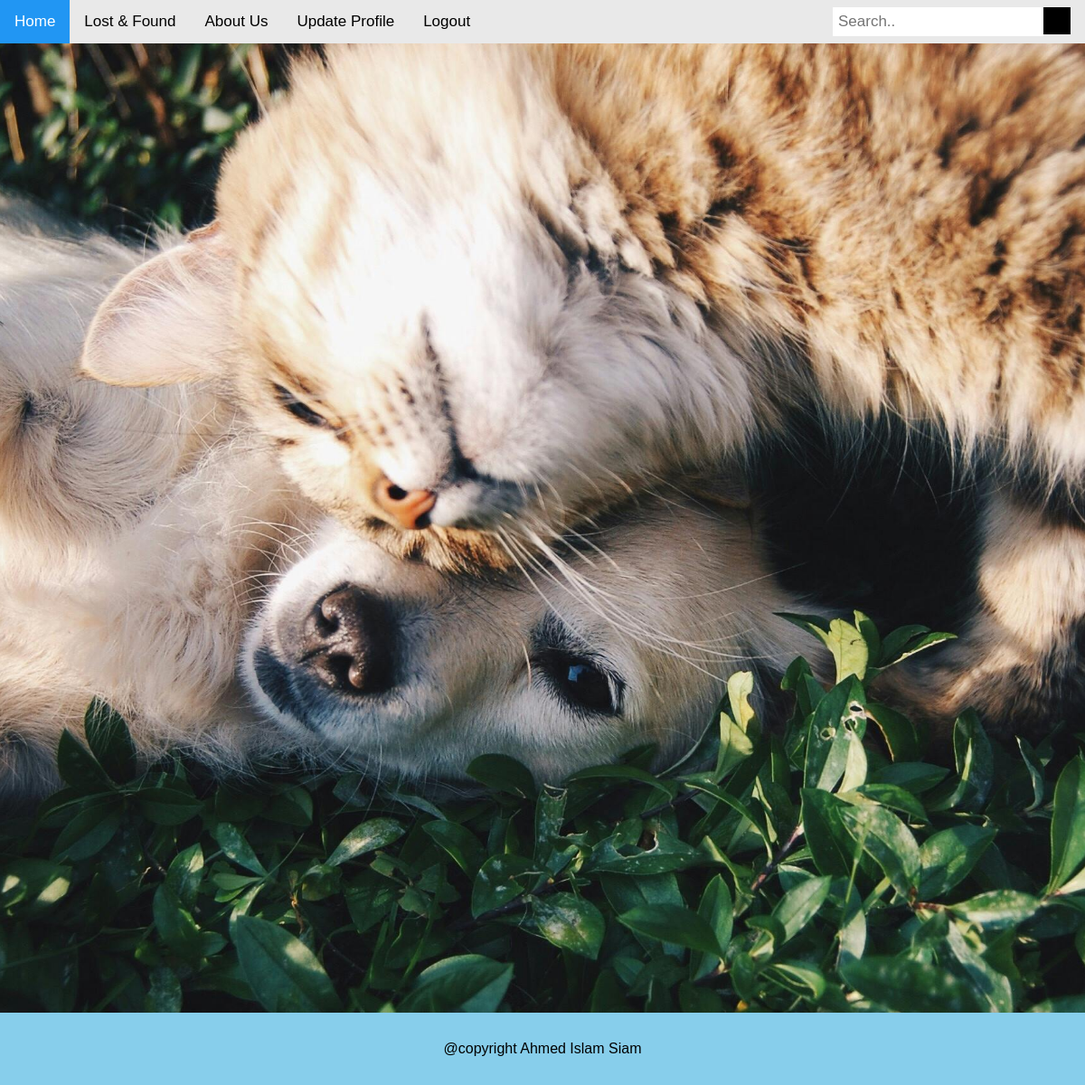
The page /views/view.php (signed in) on the database as committed earlier.
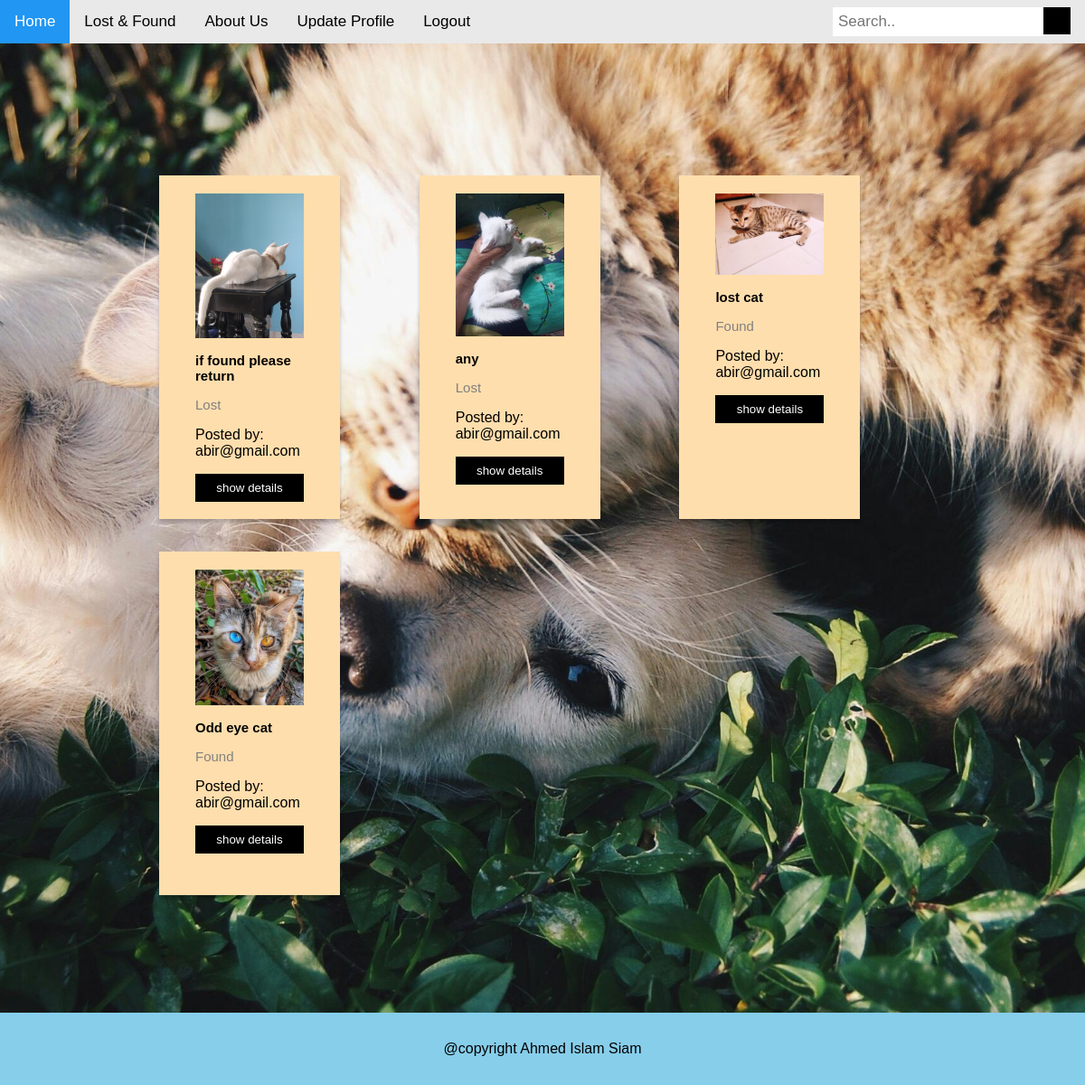
The same page on the database as committed later.
### tables this page shows
CREATE TABLE `posts` (
  `id` int(11) NOT NULL,
  `title` varchar(255) NOT NULL,
  `description` text NOT NULL,
  `status` enum('lost','found') NOT NULL,
  `image` varchar(255) NOT NULL,
  `created_time` timestamp NOT NULL DEFAULT current_timestamp()
);

### controllers/viewController.php (called while the page is built, shortened)
<?php
$conn = mysqli_connect("localhost", "root", "", "sk");
$sql = "SELECT title, description, status, image, created_time FROM posts ORDER BY created_time DESC";
$result = mysqli_query($conn, $sql);
$posts = [];
if ($result) {
    while ($row = mysqli_fetch_assoc($result)) {
        $posts[] = $row;
    }
}
?>

### views/view.php (the view, shortened to what this page needs)
<?php
include '../controllers/viewController.php';
?>
<!DOCTYPE html>
<html>
<head>
    <link rel="stylesheet" type="text/css" href="../views/styles.css">
</head>
<body>
<div class="topnav">
  <a class="active" href="#">Home</a>
  <a href="LostandFound.php">Lost & Found</a>
  <a href="AboutUs.php">About Us</a>
  <a href="update_profile.php">Update Profile</a>
  <a href="../controllers/Logout.php">Logout</a>
  <div class="search-container">
    <form action="/action page">
      <input type="text" placeholder="Search.." name="search">
      <button type="submit"><i class="fa fa-search"></i></button>
    </form>
  </div>
</div>
<div class="homebody">
    <div class="row">
        <?php foreach ($posts as $row): ?>
        <div class="column">
            <div class="card">
                <div class="containerbox">
                    <img src="../views/uploads/<?php echo htmlspecialchars($row['image']); ?>" alt="<?php echo htmlspecialchars($row['title']); ?>" style="width:100%">
                    <h2 id="cardtitle"><?php echo htmlspecialchars($row['title']); ?></h2>
                    <p class="title"><?php echo htmlspecialchars(ucfirst($row['status'])); ?></p>
                    <?php if (isset($_SESSION['email'])): ?>
                        <p calss="desc">Posted by: <?php echo htmlspecialchars($_SESSION['email']); ?></p>
                    <?php endif; ?>
                    <p><button class="button">show details</button></p>
                </div>
            </div>
        </div>
        <?php endforeach; ?>
    </div>
</div>
<footer>
    <p>@copyright Ahmed Islam Siam</p>
</footer>
</body>
</html>

### views/styles.css (style rules this page uses)
* { text-decoration: none; }
*, *:before, *:after { box-sizing: inherit; }
* { box-sizing: border-box; }
body { margin: 0; font-family: Arial, Helvetica, sans-serif; }
.topnav { overflow: hidden; background-color: #e9e9e9; position: fixed; width : 100%; }
.topnav a { float: left; display: block; color: black; text-align: center; padding: 14px 16px; text-decoration: none; font-size: 17px; }
.topnav a.active { background-color: #2196F3; color: white; }
.topnav .search-container { float: right; }
.topnav input[type=text] { padding: 6px; margin-top: 8px; font-size: 17px; border: none; }
.topnav .search-container button { float: right; padding: 15px 15px; margin-top: 8px; margin-right: 16px; background: black; font-size: 20px; border: none; cursor: pointer; }
.homebody { background-image: url("dogcat.jpg"); height: 150vh; background-position: center; background-repeat: no-repeat; background-size: cover; display: flex; justify-content: center; align-items: center; }
a { text-decoration: none; color: blue; display: inline-block; }
.column { float: left; width: 33.3%; margin-bottom: 16px; padding: 0 8px; }
.card { margin-top: 10px; margin-bottom: 10px; width: 200px; height: 380px; padding: 10px; box-shadow: 0 4px 4px 0 rgba(0, 0, 0, 0.2); background-color: navajowhite; }
.containerbox { padding: 10px 30px; }
.containerbox::after, .row::after { content: ""; clear: both; display: table; }
.title { color: grey; font-size: 15px; }
#cardtitle { color: black; font-size: 15px; }
.button { border: none; outline: 0; display: inline-block; padding: 8px; color: white; background-color: #000; text-align: center; cursor: pointer; width: 100%; position: bottom centere; }
footer { position: fixed; bottom: 0; right: 0; background-color: skyblue; color: black; border: 5px solid skyblue; padding: 10px; text-align: center; width: calc(100% - 0px); box-sizing: border-box; }

Rows that differ between the two databases and show on the page:
added posts: image (picture), title "if found please return", status "Lost"
added posts: image (picture), title "any", status "Lost"
added posts: image (picture), title "lost cat", status "Found"
added posts: image (picture), title "Odd eye cat", status "Found"
